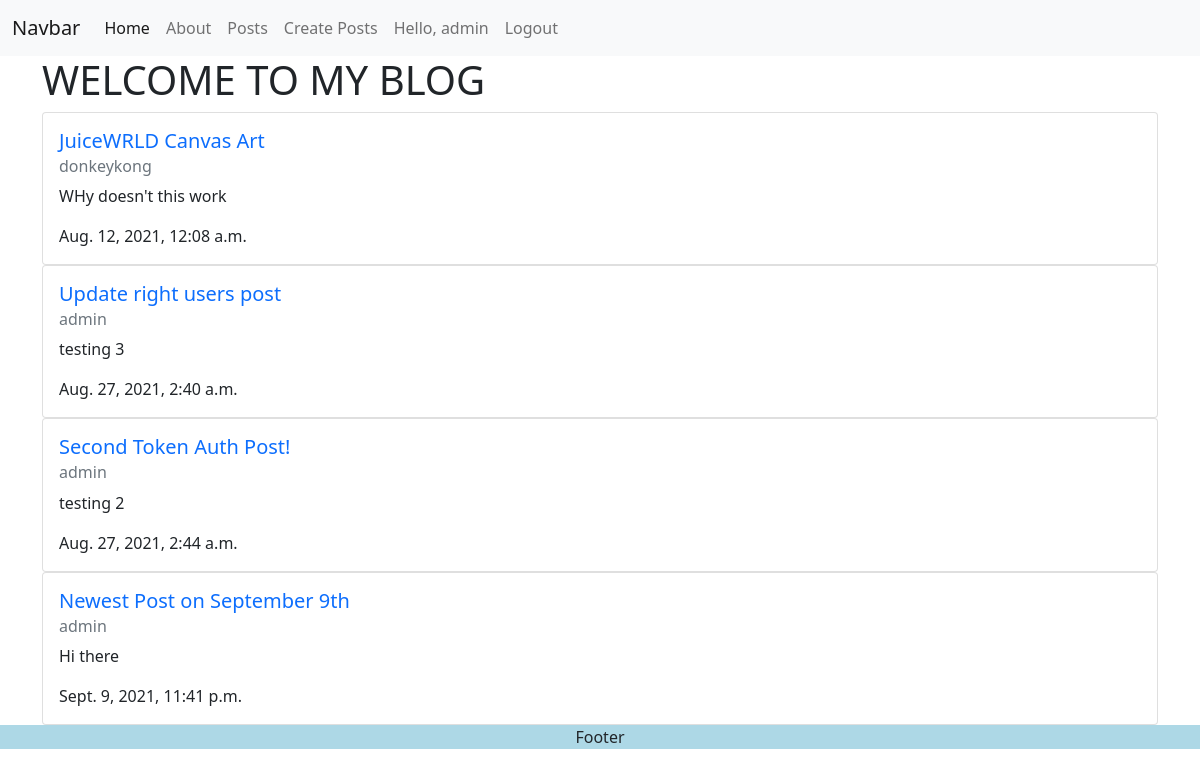
Page /blog/posts/ (signed in) on the committed database.
### blog/models.py (models this page shows, shortened)
class Post(models.Model):
    title = models.CharField(max_length=255)
    author = models.ForeignKey(User, on_delete=models.CASCADE)
    content = models.TextField()
    date_posted = models.DateTimeField(auto_now_add=True)

### blog/views.py (the view)
# urls.py: path('posts/', views.posts, name='api-posts'),
def posts(request):
    posts = Post.objects.all()
    context = {
        'posts': posts,
        'page_title': 'WELCOME TO MY BLOG'
    }
    return render(request, 'blog/posts.html', context)

### blog/templates/blog/posts.html (shortened to what this page needs)
{% extends 'blog/base.html' %}
{% block content %}
<h1>{{ page_title }}</h1>
{% for p in posts %}
        <div class="card">
            <div class="card-body">
              <a class="text-decoration-none" href="{% url 'blog-individualpost' post_id=p.id %}">
                <h5 class="card-title">{{ p.title }}</h5>
              </a>
              <h6 class="card-subtitle mb-2 text-muted">{{ p.author }}</h6>
              <p class="card-text">{{ p.content }}</p>
              <p class="card-text">{{ p.date_posted }}</p>
            </div>
        </div>
{% endfor %}
{% endblock %}

### blog/templates/blog/nav.html (shortened to what this page needs)
<nav class="navbar navbar-expand-lg navbar-light bg-light">
    <div class="container-fluid">
      <a class="navbar-brand" href="#">Navbar</a>
      <div class="collapse navbar-collapse" id="navbarNav">
        <ul class="navbar-nav">
          <li class="nav-item">
            <a class="nav-link active" aria-current="page" href="{% url 'blog-index' %}">Home</a>
          </li>
          <li class="nav-item">
            <a class="nav-link" href="{% url 'blog-about' %}">About</a>
          </li>
          <li class="nav-item">
            <a class="nav-link" href="{% url 'blog-posts' %}">Posts</a>
          </li>
          {% if request.user.is_authenticated %}
          <li class="nav-item">
            <a class="nav-link" href="{% url 'blog-createpost' %}">Create Posts</a>
          </li>
          <span class="nav-link float-end">Hello, {{ request.user }}</span>
          <li class="nav-item">
            <a class="nav-link float-end" href="{% url 'blog-logout' %}">Logout</a>
          </li>
          {% endif %}
        </ul>
      </div>
    </div>
  </nav>

### rows in the picture
Post: title "JuiceWRLD Canvas Art", author "donkeykong", content "WHy doesn't this work", date_posted "Aug. 12, 2021, 12:08 a.m."
Post: title "Update right users post", author "admin", content "testing 3", date_posted "Aug. 27, 2021, 2:40 a.m."
Post: title "Second Token Auth Post!", author "admin", content "testing 2", date_posted "Aug. 27, 2021, 2:44 a.m."
Post: title "Newest Post on September 9th", author "admin", content "Hi there", date_posted "Sept. 9, 2021, 11:41 p.m."

### other values in the picture
{{ request.user }} "admin"
{{ page_title }} "WELCOME TO MY BLOG"
